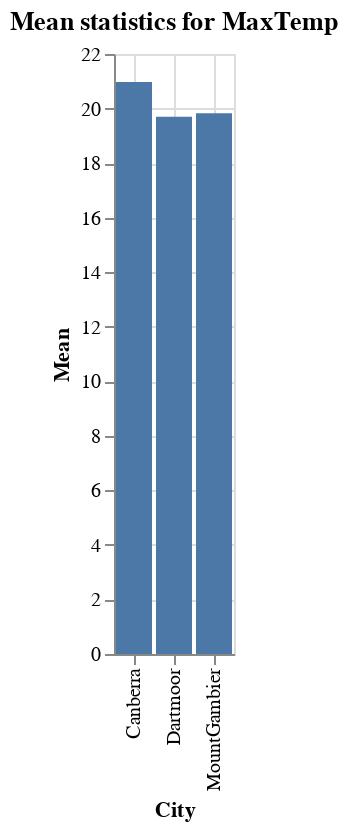

Here is the notebook cell this chart was saved with:
### Code cell
%chart x=Loc, y=StatValue, title="Mean statistics for MaxTemp", labelx=City, labely=Mean

### Figure 1 — Vega-Lite specification as saved in the notebook (floating-point values rounded to 4 significant figures)
{"$schema": "https://vega.github.io/schema/vega-lite/v3.json", "data": {"format": {"type": "csv"}, "values": "\"Loc\",\"Attribute\",\"StatName\",\"StatValue\"\n\"Canberra\",\"MaxTemp\",\"MEAN\",\"20.976638508593037\"\n\"Dartmoor\",\"MaxTemp\",\"MEAN\",\"19.697454175152746\"\n\"MountGambier\",\"MaxTemp\",\"MEAN\",\"19.828995057660567\"\n"}, "encoding": {"x": {"axis": {"grid": true, "title": "City"}, "field": "Loc", "type": "nominal"}, "y": {"axis": {"grid": true, "title": "Mean"}, "field": "StatValue", "type": "quantitative"}}, "mark": {"color": "#4C78A8", "type": "bar"}, "title": "Mean statistics for MaxTemp"}
